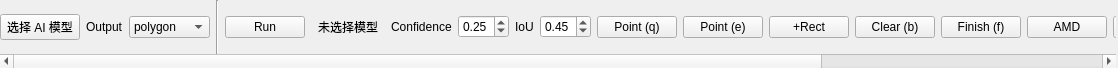
<?xml version="1.0" encoding="UTF-8"?>
<ui version="4.0">
 <class>auto_labeling_form</class>
 <widget class="QWidget" name="auto_labeling_form">
  <property name="geometry">
   <rect>
    <x>0</x>
    <y>0</y>
    <width>1118</width>
    <height>68</height>
   </rect>
  </property>
  <property name="sizePolicy">
   <sizepolicy hsizetype="Minimum" vsizetype="Minimum">
    <horstretch>0</horstretch>
    <verstretch>0</verstretch>
   </sizepolicy>
  </property>
  <property name="windowTitle">
   <string>Form</string>
  </property>
  <property name="styleSheet">
   <string notr="true"/>
  </property>
  <layout class="QVBoxLayout" name="verticalLayout">
   <property name="spacing">
    <number>1</number>
   </property>
   <property name="leftMargin">
    <number>0</number>
   </property>
   <property name="topMargin">
    <number>0</number>
   </property>
   <property name="rightMargin">
    <number>2</number>
   </property>
   <property name="bottomMargin">
    <number>0</number>
   </property>
   <item>
    <widget class="QScrollArea" name="model_selection_scroll_area">
     <property name="sizePolicy">
      <sizepolicy hsizetype="Expanding" vsizetype="Fixed">
       <horstretch>0</horstretch>
       <verstretch>0</verstretch>
      </sizepolicy>
     </property>
     <property name="frameShape">
      <enum>QFrame::NoFrame</enum>
     </property>
     <property name="frameShadow">
      <enum>QFrame::Plain</enum>
     </property>
     <property name="verticalScrollBarPolicy">
      <enum>Qt::ScrollBarAlwaysOff</enum>
     </property>
     <property name="horizontalScrollBarPolicy">
      <enum>Qt::ScrollBarAsNeeded</enum>
     </property>
     <property name="widgetResizable">
      <bool>true</bool>
     </property>
     <widget class="QWidget" name="model_selection_container">
      <property name="geometry">
       <rect>
        <x>0</x>
        <y>0</y>
        <width>1118</width>
        <height>40</height>
       </rect>
      </property>
      <layout class="QHBoxLayout" name="model_selection">
       <property name="spacing">
        <number>6</number>
       </property>
       <property name="leftMargin">
        <number>0</number>
       </property>
       <property name="topMargin">
        <number>0</number>
       </property>
       <property name="rightMargin">
        <number>0</number>
       </property>
       <property name="bottomMargin">
        <number>0</number>
       </property>
    <item>
        <widget class="QPushButton" name="model_selection_button">
            <property name="text">
                <string>选择 AI 模型</string>
            </property>
        </widget>
    </item>
     <item>
      <widget class="QLabel" name="output_label">
       <property name="text">
        <string>Output</string>
       </property>
      </widget>
     </item>
     <item>
      <widget class="QComboBox" name="output_select_combobox">
       <item>
        <property name="text">
         <string>polygon</string>
        </property>
       </item>
       <item>
        <property name="text">
         <string>rectangle</string>
        </property>
       </item>
       <item>
        <property name="text">
         <string>rotation</string>
        </property>
       </item>
      </widget>
     </item>
     
     
     
     
     
     <item>
      <widget class="Line" name="line">
       <property name="orientation">
        <enum>Qt::Vertical</enum>
       </property>
      </widget>
     </item>
     <item>
      <widget class="QPushButton" name="button_run">
       <property name="text">
        <string>Run</string>
       </property>
      </widget>
     </item>
     <item>
      <widget class="QLabel" name="model_status_label">
       <property name="sizePolicy">
        <sizepolicy hsizetype="Expanding" vsizetype="Preferred">
         <horstretch>1</horstretch>
         <verstretch>0</verstretch>
        </sizepolicy>
       </property>
       <property name="styleSheet">
        <string notr="true">margin: 0;
padding: 0 4px;
font-size: 12px;</string>
       </property>
       <property name="text">
        <string>未选择模型</string>
       </property>
      </widget>
     </item>
     <item>
      <widget class="QLabel" name="input_conf">
       <property name="text">
        <string>Confidence</string>
       </property>
      </widget>
     </item>
     <item>
      <widget class="QDoubleSpinBox" name="edit_conf">
       <property name="decimals">
        <number>2</number>
       </property>
       <property name="minimum">
        <double>0.000000000000000</double>
       </property>
       <property name="maximum">
        <double>1.000000000000000</double>
       </property>
       <property name="singleStep">
        <double>0.010000000000000</double>
       </property>
       <property name="value">
        <double>0.250000000000000</double>
       </property>
      </widget>
     </item>
     <item>
      <widget class="QLabel" name="input_iou">
       <property name="text">
        <string>IoU</string>
       </property>
      </widget>
     </item>
     <item>
      <widget class="QDoubleSpinBox" name="edit_iou">
       <property name="decimals">
        <number>2</number>
       </property>
       <property name="minimum">
        <double>0.000000000000000</double>
       </property>
       <property name="maximum">
        <double>1.000000000000000</double>
       </property>
       <property name="singleStep">
        <double>0.010000000000000</double>
       </property>
       <property name="value">
        <double>0.450000000000000</double>
       </property>
      </widget>
     </item>
     <item>
      <widget class="QPushButton" name="button_add_point">
       <property name="text">
        <string>Point (q)</string>
       </property>
      </widget>
     </item>
     <item>
      <widget class="QPushButton" name="button_remove_point">
       <property name="text">
        <string>Point (e)</string>
       </property>
      </widget>
     </item>
     <item>
      <widget class="QPushButton" name="button_add_rect">
       <property name="text">
        <string>+Rect</string>
       </property>
      </widget>
     </item>
     <item>
      <widget class="QPushButton" name="button_clear">
       <property name="text">
        <string>Clear (b)</string>
       </property>
      </widget>
     </item>
     <item>
      <widget class="QPushButton" name="button_finish_object">
       <property name="text">
        <string>Finish (f)</string>
       </property>
      </widget>
     </item>
     <item>
      <widget class="QPushButton" name="button_auto_decode">
       <property name="text">
        <string>AMD</string>
       </property>
       <property name="checkable">
        <bool>true</bool>
       </property>
      </widget>
     </item>
     <item>
      <widget class="QPushButton" name="button_cropping">
       <property name="text">
        <string>TinyObj</string>
       </property>
       <property name="checkable">
        <bool>true</bool>
       </property>
      </widget>
     </item>
     <item>
      <widget class="QPushButton" name="button_segment_everything">
       <property name="text">
        <string>AMG</string>
       </property>
      </widget>
     </item>
     <item>
     <spacer name="horizontalSpacer">
      <property name="orientation">
       <enum>Qt::Horizontal</enum>
      </property>
      <property name="sizeType">
       <enum>QSizePolicy::Expanding</enum>
      </property>
      <property name="sizeHint" stdset="0">
       <size>
         <width>0</width>
         <height>0</height>
        </size>
       </property>
      </spacer>
     </item>
     <item>
      <layout class="QHBoxLayout" name="mask_fineness_layout">
       <property name="spacing">
        <number>8</number>
       </property>
       <item>
        <widget class="QLabel" name="mask_fineness_value_label">
         <property name="text">
          <string>0.001</string>
         </property>
         <property name="alignment">
          <set>Qt::AlignRight|Qt::AlignVCenter</set>
         </property>
         <property name="minimumSize">
          <size>
           <width>45</width>
           <height>16</height>
          </size>
         </property>
         <property name="maximumSize">
          <size>
           <width>45</width>
           <height>16777215</height>
          </size>
         </property>
        </widget>
       </item>
       <item>
       <widget class="QSlider" name="mask_fineness_slider">
         <property name="minimumSize">
          <size>
           <width>120</width>
           <height>0</height>
          </size>
         </property>
         <property name="orientation">
          <enum>Qt::Horizontal</enum>
         </property>
         <property name="minimum">
          <number>1</number>
         </property>
         <property name="maximum">
          <number>100</number>
         </property>
         <property name="value">
          <number>10</number>
         </property>
        </widget>
       </item>
      </layout>
     </item>
     <item>
      <widget class="QPushButton" name="button_close">
       <property name="sizePolicy">
        <sizepolicy hsizetype="Minimum" vsizetype="Fixed">
         <horstretch>0</horstretch>
         <verstretch>0</verstretch>
        </sizepolicy>
       </property>
       <property name="text">
        <string/>
       </property>
       <property name="iconSize">
        <size>
         <width>12</width>
         <height>12</height>
        </size>
       </property>
      </widget>
     </item>
      </layout>
     </widget>
    </widget>
   </item>
  </layout>
 </widget>
 <resources>
  <include location="../../../../resources/resources.qrc"/>
 </resources>
 <connections/>
</ui>
